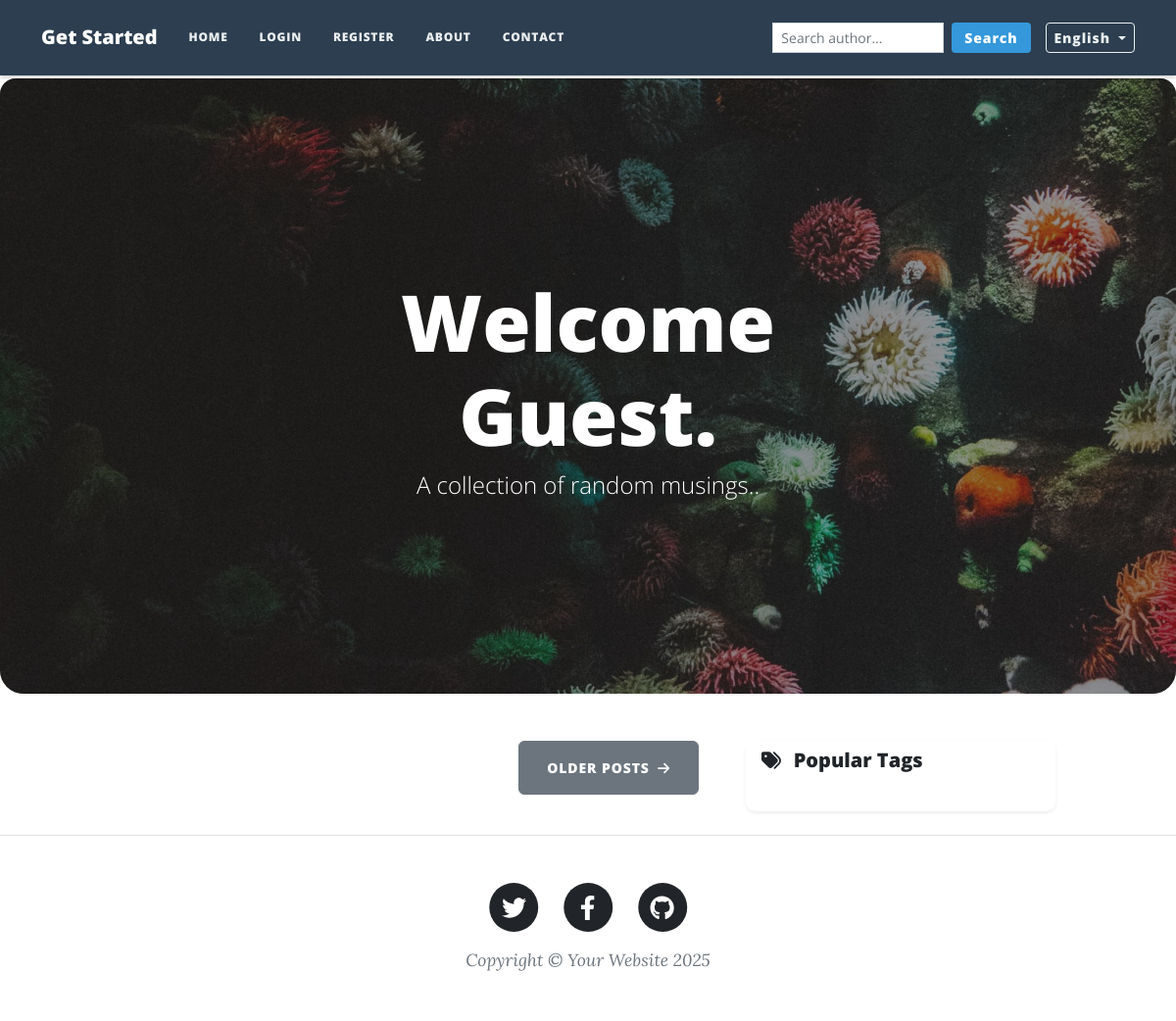
Before: / with the older database file.
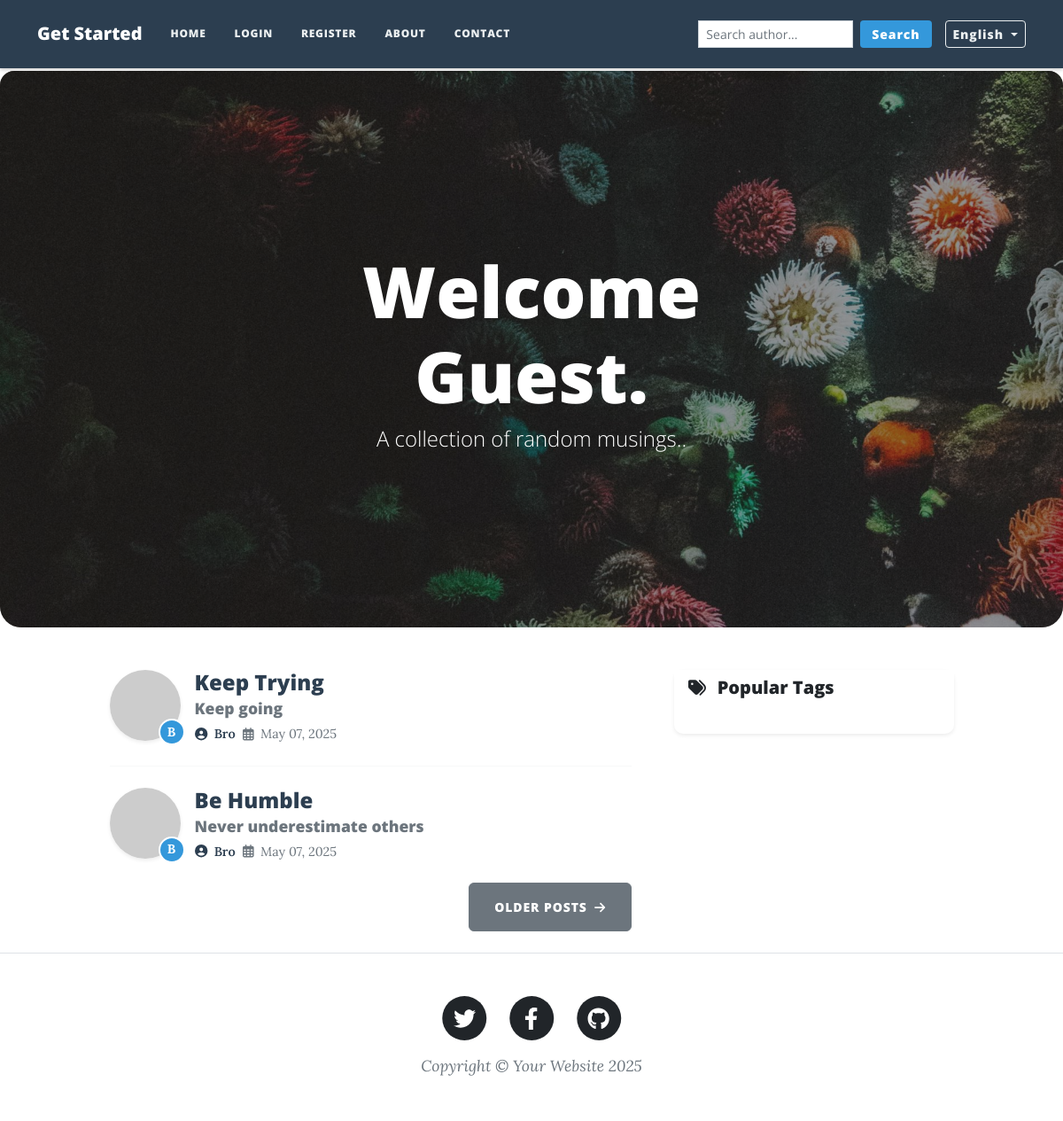
After: the same page with the newer database file.
### main.py (models this page shows, shortened)
class BlogPost(db.Model):
    __tablename__ = "blog_posts"
    id: Mapped[int] = mapped_column(Integer, primary_key=True)
    author_id: Mapped[int] = mapped_column(Integer, db.ForeignKey("users.id"))
    author = relationship("User", back_populates="posts")
    title: Mapped[str] = mapped_column(String(250), unique=True, nullable=False)
    subtitle: Mapped[str] = mapped_column(String(250), nullable=False)
    date: Mapped[str] = mapped_column(String(250), nullable=False)
    body: Mapped[str] = mapped_column(Text, nullable=False)
    img_url: Mapped[str] = mapped_column(String(250), nullable=False)
    comments = relationship("Comment", back_populates="parent_post")
    likes = relationship("Like", back_populates="post", cascade="all, delete-orphan")
    tags = db.relationship('Tag', secondary=post_tags, backref=db.backref('posts', lazy='dynamic'))

class User(UserMixin, db.Model):
    __tablename__ = "users"
    id: Mapped[int] = mapped_column(Integer, primary_key=True)
    email: Mapped[str] = mapped_column(String(100), unique=True)
    password: Mapped[str] = mapped_column(String(100))
    name: Mapped[str] = mapped_column(String(100))
    confirmed = db.Column(db.Boolean, default=False)
    receive_notifications = db.Column(db.Boolean, default=True)
    profile_image = db.Column(db.String(250), nullable=True)
    receive_reply_notifications = db.Column(db.Boolean, default=True)
    posts = relationship("BlogPost", back_populates="author")
    comments = relationship("Comment", back_populates="comment_author")
    likes = relationship("Like", back_populates="user", cascade="all, delete-orphan")
    subscribed_tags = db.relationship('Tag', secondary='user_tag_subscriptions', backref='subscribers')

### main.py (the view)
@app.route('/')
def get_all_posts():
    result = db.session.execute(db.select(BlogPost))
    posts = result.scalars().all()
    return render_template("index.html", all_posts=posts, current_user=current_user, get_gravatar_url=get_gravatar_url)

### main.py (called while the page is built, shortened)
def get_locale():
    if 'lang' in request.args:
        if request.args['lang'] in app.config['LANGUAGES']:
            session['lang'] = request.args['lang']
            return request.args['lang']
    if 'lang' in session:
        return session['lang']
    return request.accept_languages.best_match(app.config['LANGUAGES'].keys())

def get_gravatar_url(email, size=100):
    email = email.strip().lower()
    hash_email = hashlib.md5(email.encode('utf-8')).hexdigest()
    return f"https://www.gravatar.com/avatar/{hash_email}?s={size}&d=retro"

@app.context_processor
def inject_tags():
    popular_tags = db.session.query(
        Tag,
        db.func.count(post_tags.c.post_id).label('count')
    ).join(post_tags).group_by(Tag).order_by(db.desc('count')).limit(20).all()
    tags_with_size = []
    return {'popular_tags': tags_with_size}

### templates/index.html (shortened to what this page needs)
{% include "header.html" %}
<header class="masthead rounded-bottom-4 rounded-top-4 overflow-hidden" style="background-image: url('../static/assets/img/home-bg.jpg')">
  <div class="container position-relative px-4 px-lg-5">
    <div class="row gx-4 gx-lg-5 justify-content-center">
      <div class="col-md-10 col-lg-8 col-xl-7">
        <div class="site-heading">
          <h1>
              {{ _("Welcome") }}
              {% if current_user.is_authenticated %}
                {{ current_user.name }}.
              {% else %}
                {{ _("Guest") }}.
              {% endif %}
          </h1>
          <span class="subheading">{{ _("A collection of random musings.") }}.</span>
        </div>
      </div>
    </div>
  </div>
</header>
<div class="container px-4 px-lg-5">
  <div class="row gx-4 gx-lg-5 justify-content-center">
    <div class="col-md-10 col-lg-8 col-xl-7">
      {% for post in all_posts %}
      <div class="post-preview d-flex align-items-start mb-4">
        <div class="author-avatar me-3 position-relative">
          <img class="rounded-circle shadow-sm"
               src="{% if post.author.profile_image %}
                    {{ url_for('static', filename='profile_pics/' + post.author.profile_image) }}
                    {% else %}
                    {{ get_gravatar_url(post.author.email, 80) }}
                    {% endif %}"
               style="width: 80px; height: 80px; object-fit: cover;">
          <div class="author-badge">{{ post.author.name|first|upper }}</div>
        </div>
        <div class="post-content">
          <a href="{{ url_for('show_post', post_id=post.id) }}" class="text-decoration-none">
            <h2 class="post-title mb-1">{{ post.title }}</h2>
            <h3 class="post-subtitle text-muted mb-2">{{ post.subtitle }}</h3>
          </a>
          <div class="author-info d-flex align-items-center">
            <span class="author-name me-2">
              <i class="fas fa-user-circle me-1"></i>
              <span class="fw-semibold">{{ post.author.name }}</span>
            </span>
            <span class="post-date text-muted">
              <i class="far fa-calendar-alt me-1"></i>
              {{ post.date }}
            </span>
          </div>
        </div>
      </div>
      {% if not loop.last %}
      <hr class="my-4 opacity-25" />
      {% endif %}
      {% endfor %}
      <div class="d-flex justify-content-end mb-4">
        <a class="btn btn-secondary text-uppercase" href="#!">
          {{ _('Older Posts') }} <i class="fas fa-arrow-right ms-1"></i>
        </a>
      </div>
    </div>
    <div class="col-lg-4 d-none d-lg-block">
      <div class="card mb-4 shadow-sm border-0">
        <div class="card-header bg-white border-0">
          <h5 class="mb-0"><i class="fas fa-tags me-2"></i> {{ _("Popular Tags") }}</h5>
        </div>
        <div class="card-body">
        </div>
      </div>
    </div>
  </div>
</div>
{% include "footer.html" %}

### templates/header.html (shortened to what this page needs)
<!DOCTYPE html>
<html lang="en">
  <head>
    {% block styles %}
    {{ bootstrap.load_css() }}
    <link href="{{ url_for('static', filename='css/styles.css') }}" rel="stylesheet" />
    {% endblock %}
  </head>
  <body>
    <nav class="navbar navbar-expand-lg navbar-dark fixed-top" id="mainNav">
      <div class="container">
        <a class="navbar-brand" href="/">{{ _("Get Started") }}</a>
        <div class="collapse navbar-collapse" id="navbarResponsive">
          <ul class="navbar-nav me-auto">
            <li class="nav-item">
              <a class="nav-link" href="{{ url_for('get_all_posts') }}">{{ _("Home") }}</a>
            </li>
            {% if not current_user.is_authenticated %}
            <li class="nav-item">
              <a class="nav-link" href="{{ url_for('login') }}">{{ _("Login") }}</a>
            </li>
            <li class="nav-item">
              <a class="nav-link" href="{{ url_for('register') }}">{{ _("Register") }}</a>
            </li>
            {% endif %}
            <li class="nav-item">
              <a class="nav-link" href="{{ url_for('about') }}">{{ _("About") }}</a>
            </li>
            <li class="nav-item">
              <a class="nav-link" href="{{ url_for('contact') }}">{{ _("Contact") }}</a>
            </li>
          </ul>
          <form class="d-flex search-form" method="GET" action="{{ url_for('search_by_author') }}">
            <input class="form-control form-control-sm me-2"
                   type="search"
                   name="query"
                   placeholder="{{ _('Search author...') }}"
                   aria-label="Search"
                   required>
            <button class="btn search-btn" type="submit">
              {{ _("Search") }}
            </button>
          </form>
          <div class="dropdown language-dropdown">
            <button class="btn btn-sm btn-outline-secondary dropdown-toggle"
                    type="button"
                    id="languageDropdown"
                    data-bs-toggle="dropdown"
                    aria-expanded="false">
              {{ config['LANGUAGES'].get(session.get('lang', 'en'), 'English') }}
            </button>
          </div>
        </div>
      </div>
    </nav>
  </body>
</html>

### templates/footer.html (shortened to what this page needs)
        <footer class="border-top">
          <div class="container px-4 px-lg-5">
              <div class="row gx-4 gx-lg-5 justify-content-center">
                  <div class="col-md-10 col-lg-8 col-xl-7">
                      <ul class="list-inline text-center">
                          <li class="list-inline-item">
                              <a href="#!">
                                  <span class="fa-stack fa-lg">
                                      <i class="fas fa-circle fa-stack-2x"></i>
                                      <i class="fab fa-twitter fa-stack-1x fa-inverse"></i>
                                  </span>
                              </a>
                          </li>
                          <li class="list-inline-item">
                              <a href="#!">
                                  <span class="fa-stack fa-lg">
                                      <i class="fas fa-circle fa-stack-2x"></i>
                                      <i class="fab fa-facebook-f fa-stack-1x fa-inverse"></i>
                                  </span>
                              </a>
                          </li>
                          <li class="list-inline-item">
                              <a href="#!">
                                  <span class="fa-stack fa-lg">
                                      <i class="fas fa-circle fa-stack-2x"></i>
                                      <i class="fab fa-github fa-stack-1x fa-inverse"></i>
                                  </span>
                              </a>
                          </li>
                      </ul>
                      <div class="small text-center text-muted fst-italic">Copyright &copy; Your Website 2025</div>
                  </div>
              </div>
          </div>
      </footer>
  </body>
</html>

### templates/header.html (style rules this page uses)
#mainNav { background-color: #2c3e50; box-shadow: 0 0.125rem 0.25rem 0 rgba(0, 0, 0, 0.2); }
.navbar-nav { display: flex; align-items: center; }
.nav-item { display: flex; align-items: center; height: 60px; }
.nav-link { display: flex; align-items: center; height: 100%; padding: 0 1rem !important; color: #ecf0f1 !important; font-weight: 500; }
.search-form { margin-left: auto; margin-right: 15px; }
.search-btn { background-color: #3498db; color: white; padding: 0.25rem 0.75rem; border-radius: 4px; }
.language-dropdown .btn { color: #ecf0f1; border-color: #ecf0f1; }
body { padding-top: 80px; }

### templates/index.html (style rules this page uses)
.masthead { border-bottom-left-radius: 1.5rem !important; border-bottom-right-radius: 1.5rem !important; overflow: hidden; }
.author-avatar { position: relative; flex-shrink: 0; }
.author-badge { position: absolute; bottom: -5px; right: -5px; width: 30px; height: 30px; background-color: #3498db; color: white; border-radius: 50%; display: flex; align-items: center; justify-content: center; font-weight: bold; font-size: 0.9rem; border: 2px solid white; }
.author-info { font-size: 0.9rem; }
.author-name { color: #2c3e50; }
.post-title { font-size: 1.5rem; color: #2c3e50; transition: color 0.2s; }
.post-subtitle { font-size: 1.1rem; }
.col-lg-4 { display: none; }

Changed rows visible on the page:
added BlogPost: author.name|first "B", title "Keep Trying", subtitle "Keep going", author.name "Bro", date "May 07, 2025"
added BlogPost: author.name|first "B", title "Be Humble", subtitle "Never underestimate others", author.name "Bro", date "May 07, 2025"
